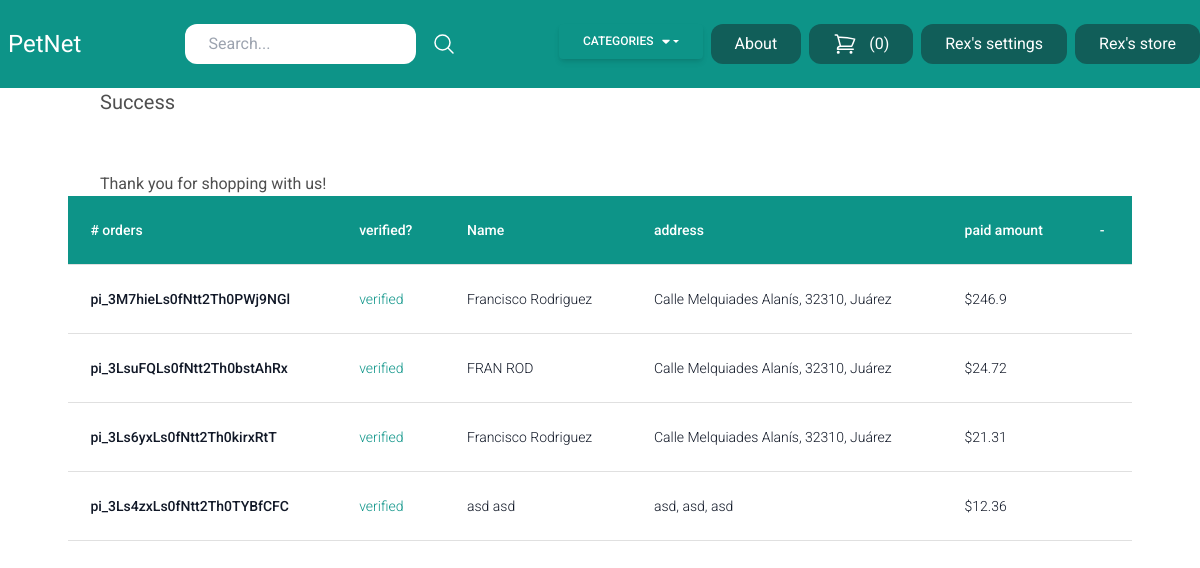
/cart/success/ (signed in), run on an earlier commit of the app's database.
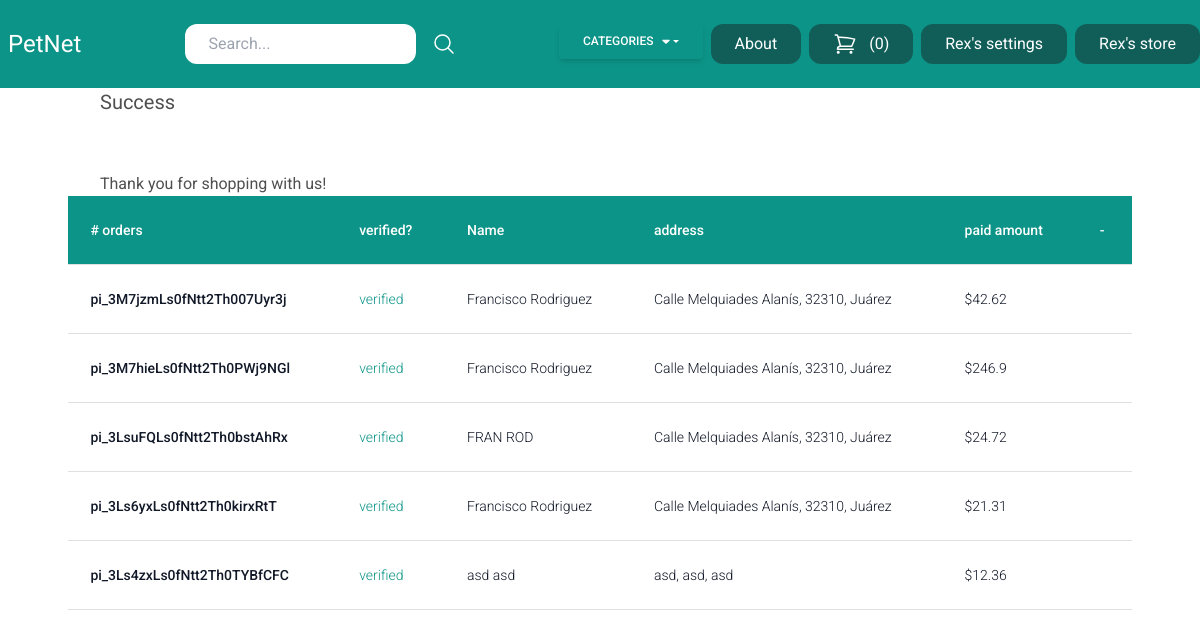
And on a later commit of the database.
### store/models.py (models this page shows, shortened)
class Order(models.Model):
    first_name = models.CharField(max_length=255)
    last_name = models.CharField(max_length=255)
    address = models.CharField(max_length=255)
    zipcode = models.CharField(max_length=255)
    city = models.CharField(max_length=255)
    paid_amount = models.IntegerField(blank=True, null=True)
    is_paid = models.BooleanField(default=False)
    payment_intent = models.CharField(max_length=255)
    created_by = models.ForeignKey(User, related_name='orders', on_delete=models.SET_NULL, null=True)
    created_at = models.DateTimeField(auto_now_add=True)
    class Meta:
        ordering = ('-created_at',)
    def get_display_price(self):
        return self.paid_amount /100

### store/views.py (the view)
# urls.py: path('cart/success/', views.success, name='success'),
@login_required
def success(request):
    form = OrderForm()
    orders = Order.objects.filter(created_by=request.user)
    return render(request, 'store/success.html',{
        'form':form,
        'orders':orders
    })

### store/forms.py
class OrderForm(forms.ModelForm):
    id = forms.IntegerField(widget=forms.HiddenInput)
    class Meta:
        model= Order
        fields = ('first_name', 'last_name', 'address', 'zipcode', 'city','id',)

### store/cart.py (called while the page is built)
    def __len__(self):
        return sum(item['quantity'] for item in self.cart.values())

### store/context_processors.py (called while the page is built)
def cart(request):
    return {'cart':Cart(request)}

### store/templatetags/menu.py (called while the page is built)
@register.inclusion_tag('core/menu.html')
def menu(*args, **kwargs):
    categories = Category.objects.all()
    return {'categories': categories}

### store/templates/store/success.html (shortened to what this page needs)
{% extends 'core/base.html' %}
{% block content %}
    <h1 class="mb-6 text-xl"> Success </h1>
    <p>Thank you for shopping with us!</p>
    <div class="flex flex-col">
        <div class="overflow-x-auto sm:-mx-6 lg:-mx-8 ">
            <table class="table">
                <thead class="bg-teal-600">
                  <tr>
                    <th scope="col" class="text-sm font-medium text-white px-6 py-4">
                        # orders
                    </th>
                    <th class="text-sm font-medium text-white px-6 py-4">
                        verified?
                    </th>
                    <th class="text-sm font-medium text-white px-6 py-4">
                      Name
                    </th>
                    <th class="text-sm font-medium text-white px-6 py-4">
                      address
                    </th>
                    <th class="text-sm font-medium text-white px-6 py-4">
                      paid amount
                    </th>
                    <th class="text-sm font-medium text-white px-6 py-4">
                        -
                    </th>
                  </tr>
                </thead >
                <tbody>
                    {% for order in orders %}
                            <tr class="bg-white border-b">
                                <td class="px-6 py-4 whitespace-nowrap text-sm font-medium text-gray-900">
                                    {% if not order.is_paid %}
                                        <button onclick="verified(event, '{{order.payment_intent}}')" class="py-4 px-8 bg-teal-500 text-white hover:bg-teal-800 rounded-xl">
                                            {{order.payment_intent}}
                                        </button>
                                    {% else %}
                                        {{order.payment_intent}}
                                    {% endif %}
                                </td>
                                <td class="{% if order.is_paid %}text-teal-600{% endif %} text-sm text-gray-900 font-light px-6 py-4 whitespace-nowrap">
                                    {% if order.is_paid %}
                                        verified
                                    {% else %}
                                        not verified
                                    {% endif %}
                                </td>
                                <td class="text-sm text-gray-900 font-light px-6 py-4 whitespace-nowrap">
                                    {{order.first_name}} {{order.last_name}}
                                </td>
                                <td class="text-sm text-gray-900 font-light px-6 py-4 whitespace-nowrap">
                                    {{order.address}}, {{order.zipcode}}, {{order.city}}
                                </td>
                                <td class="text-sm text-gray-900 font-light px-6 py-4 whitespace-nowrap">
                                    ${{order.get_display_price}}
                                </td>
                            </tr class="bg-white border-b">
                    {% endfor %}
                </tbody>
            </table>
        </div>
    </div>
{% endblock content %}

### core/templates/core/base.html (shortened to what this page needs)
{% load menu %}
<!doctype html>
<html>
<head>
    <link rel="stylesheet" href="https://cdnjs.cloudflare.com/ajax/libs/font-awesome/6.0.0/css/all.min.css" />
    <link rel="stylesheet" href="https://cdn.jsdelivr.net/npm/tw-elements/dist/css/index.min.css" />
    <link href="https://cdnjs.cloudflare.com/ajax/libs/font-awesome/6.0.0/css/all.min.css" rel="stylesheet"/>
    <link href="https://cdnjs.cloudflare.com/ajax/libs/mdb-ui-kit/6.0.0/mdb.min.css" rel="stylesheet"/>
    <script src="https://cdn.tailwindcss.com"></script>
</head>
<body>
    <nav class="relative w-full flex flex-wrap items-center justify-between py-4 bg-teal-600">
        <div class="logo">
            <a href="/" class="pl-2 text-2xl text-white">PetNet</a>
        </div>
        <div class=" search">
            <form action="/search/" method="get" class=" flex items-center space-x-4">
                <input type="search" name="query" placeholder="Search..." class="py-2 px-4 rounded-xl">
                <button >
                    <svg xmlns="http://www.w3.org/2000/svg" fill="none" viewBox="0 0 24 24" stroke-width="1.5" stroke="currentColor" class="w-6 h-6 text-white">
                        <path stroke-linecap="round" stroke-linejoin="round" d="M21 21l-5.197-5.197m0 0A7.5 7.5 0 105.196 5.196a7.5 7.5 0 0010.607 10.607z" />
                      </svg>
                </button>
            </form>
        </div>
        <div class="menu flex items-center space-x-2">
            <div class="flex justify-center">
                {% menu %}
            </div>
            <a href="{% url 'cart_view' %}" class="flex space-x-3 py-2 px-4 bg-teal-800 text-white rounded-xl hover:bg-teal-900">
                <span>({{cart|length}})</span>
            </a>
            {% if request.user.is_authenticated %}
                <a href="{% url 'myaccount' %}"class="flex py-2 px-4 bg-teal-800 text-white rounded-xl hover:bg-teal-900">
                   <span class="inline-block">{{ request.user|capfirst }}'s settings</span>
                </a>
                {% if request.user.userprofile.is_vendor %}
                    <a href="{% url 'my_store' %}" class="py-2 px-4 bg-teal-800 text-white rounded-xl hover:bg-teal-900">{{ request.user|capfirst }}'s store</a>
                {% endif %}
            {% else %}
                <a href="{% url 'login' %}" class="py-2 px-4 bg-teal-800 text-white rounded-xl hover:bg-teal-900">Login</a>
            {% endif %}
        </div>
    </nav>
    <div class="container mx-auto">
        {% block content %}
        {% endblock content %}
    </div>
</body>
</html>

### core/templates/core/menu.html (shortened to what this page needs)
<div>
    <div class="dropdown relative">
    <button
        class="
        dropdown-toggle
        px-6
        py-2.5
        bg-teal-600
        text-white
        font-medium
        text-xs
        leading-tight
        uppercase
        rounded
        shadow-md
        hover:bg-teal-700 hover:shadow-lg
        focus:bg-teal-700 focus:shadow-lg focus:outline-none focus:ring-0
        active:bg-teal-800 active:shadow-lg active:text-white
        transition
        duration-150
        ease-in-out
        flex
        items-center
        whitespace-nowrap
        "
        type="button"
        id="dropdownMenuButton1"
        data-bs-toggle="dropdown"
        aria-expanded="false"
    >
        Categories
    </button>
    </div>
</div>
<div class="ml-2">
    <a href="{% url 'about' %}" class="flex space-x-3 py-2 px-4 bg-teal-800 text-white rounded-xl hover:bg-teal-900">About</a>
</div>

What changed in the data, as far as the page shows it:
added Order: payment_intent "pi_3M7jzmLs0fNtt2Th007Uyr3j", is_paid "verified", first_name "Francisco", last_name "Rodriguez", address "Calle Melquiades Alanís", zipcode "32310", city "Juárez", get_display_price "42.62"
